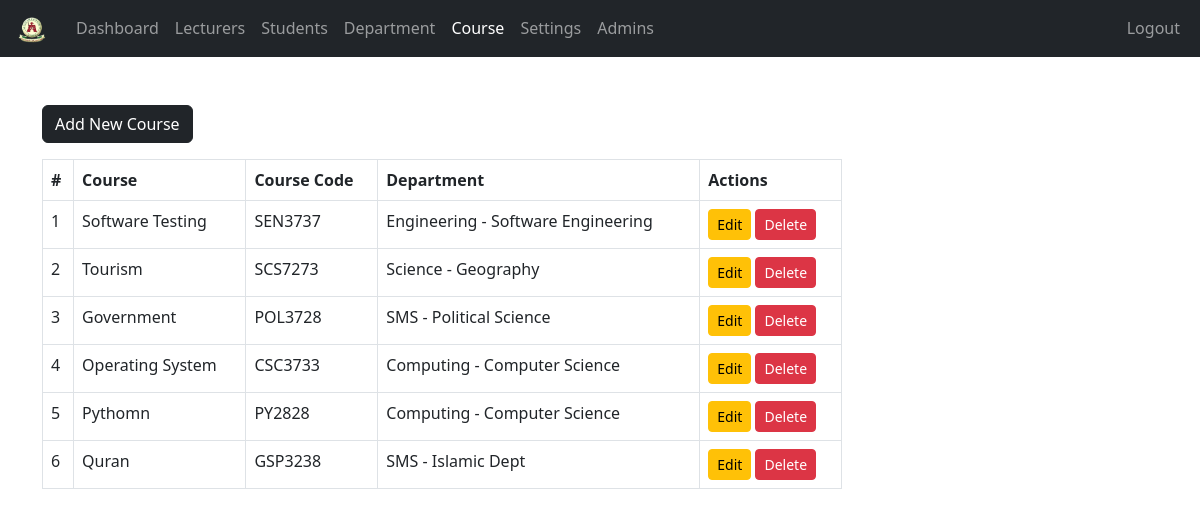
Page /admin/course.php (signed in) on the committed database.
### tables this page shows
CREATE TABLE `subjects` (
  `subject_id` int NOT NULL AUTO_INCREMENT,
  `subject` varchar(31) NOT NULL,
  `subject_code` varchar(31) NOT NULL,
  `department` int DEFAULT NULL,
  PRIMARY KEY (`subject_id`)
);

CREATE TABLE `departments` (
  `department_id` int NOT NULL AUTO_INCREMENT,
  `department` varchar(255) NOT NULL,
  `faculty` varchar(255) NOT NULL,
  PRIMARY KEY (`department_id`),
  UNIQUE KEY `department_id` (`department_id`)
);

### admin/data/subject.php (called while the page is built, shortened)
<?php
if (!function_exists('getAllSubjects')) {
  function getAllSubjects($conn){
     $sql = "SELECT * FROM subjects";
     $stmt = $conn->prepare($sql);
     $stmt->execute();
     if ($stmt->rowCount() >= 1) {
       return $stmt->fetchAll(PDO::FETCH_ASSOC);
     }
     return 0;
  }
}
?>

### admin/data/department.php (called while the page is built, shortened)
<?php
function getDepartmentById($department_id, $conn){
   $sql = "SELECT department_id, department, faculty FROM departments WHERE department_id = ?";
   $stmt = $conn->prepare($sql);
   $stmt->execute([$department_id]);
   if ($stmt->rowCount() == 1) {
     return $stmt->fetch(PDO::FETCH_ASSOC);
   } else {
     return 0;
   }
}
?>

### admin/course.php (the view, shortened to what this page needs)
<?php
include "../DB_connection.php";
include "data/subject.php";
include "data/department.php";
$courses = getAllSubjects($conn);
?>
<!DOCTYPE html>
<html lang="en">
<head>
  <link href="https://cdn.jsdelivr.net/npm/bootstrap@5.2.0/dist/css/bootstrap.min.css" rel="stylesheet">
  <link rel="stylesheet" href="../css/style.css">
  <link rel="stylesheet" href="https://cdnjs.cloudflare.com/ajax/libs/font-awesome/4.7.0/css/font-awesome.min.css">
</head>
<body>
  <?php include "inc/navbar.php"; ?>
  <div class="container mt-5">
    <a href="course-add.php" class="btn btn-dark mb-3">Add New Course</a>
    <?php if (!empty($courses)): ?>
      <div class="table-responsive">
        <table class="table table-bordered n-table">
          <thead>
            <tr>
              <th>#</th>
              <th>Course</th>
              <th>Course Code</th>
              <th>Department</th>
              <th>Actions</th>
            </tr>
          </thead>
          <tbody>
            <?php foreach ($courses as $i => $course): ?>
              <tr>
                <td><?=($i+1)?></td>
                <td><?=htmlspecialchars($course['subject'])?></td>
                <td><?=htmlspecialchars($course['subject_code'])?></td>
                <td>
                  <?php
                    $d = getDepartmentById($course['department'], $conn);
                    echo htmlspecialchars($d['faculty'].' - '.$d['department']);
                  ?>
                </td>
                <td>
                  <a href="course-edit.php?course_id=<?=$course['subject_id']?>" class="btn btn-warning btn-sm">Edit</a>
                  <a href="course-delete.php?course_id=<?=$course['subject_id']?>" class="btn btn-danger btn-sm">Delete</a>
                </td>
              </tr>
            <?php endforeach; ?>
          </tbody>
        </table>
      </div>
    <?php else: ?>
      <div class="alert alert-info">No courses found.</div>
    <?php endif; ?>
  </div>
</body>
</html>

### css/style.css (style rules this page uses)
.n-table { max-width: 800px; }

### rows in the picture
subjects: subject "Software Testing", subject_code "SEN3737", departments.faculty+department "Engineering - Software Engineering"
subjects: subject "Tourism", subject_code "SCS7273", departments.faculty+department "Science - Geography"
subjects: subject "Government", subject_code "POL3728", departments.faculty+department "SMS - Political Science"
subjects: subject "Operating System", subject_code "CSC3733", departments.faculty+department "Computing - Computer Science"
subjects: subject "Pythomn", subject_code "PY2828", departments.faculty+department "Computing - Computer Science"
subjects: subject "Quran", subject_code "GSP3238", departments.faculty+department "SMS - Islamic Dept"
